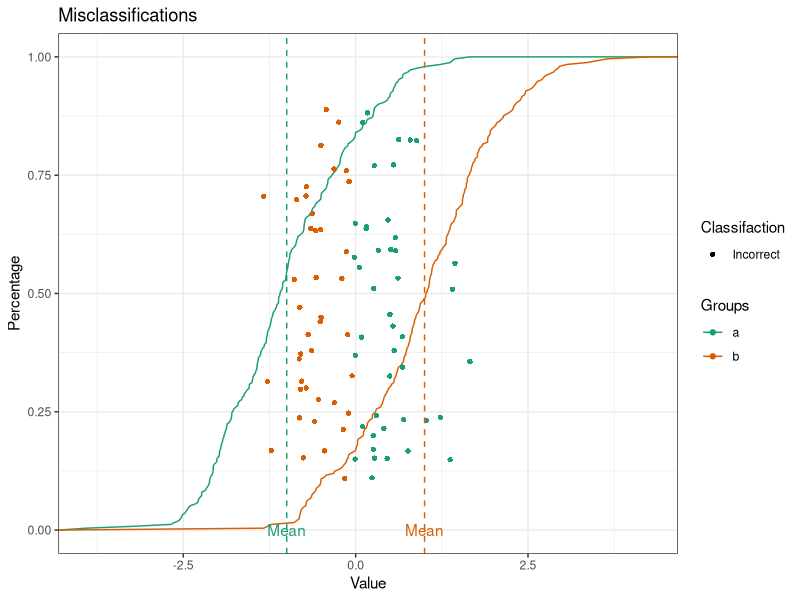

Write the R code that produced this figure.
## ---- chunk 1
library(ggplot2)
library(dplyr)
## ---- chunk 2
cfg <-
  list(
    n = 250,
    sd = 1,
    msd = 3,
    ssd = .1,
    runs = 500,
    a = 0.05)
## ---- chunk 3
simulate_data <- function(n, sd, d) {
  grps <- c('a', 'b')
  t1 <-
    data.frame(
      cat = rep(grps, each = n),
      cont = c(
        rnorm(n = n, mean = 0 - d/2, sd = sd),
        rnorm(n = n, mean = 0 + d/2, sd = sd)))
  t1$cat <- factor(t1$cat, levels = grps)
  t1[sample(1:nrow(t1), size = nrow(t1)),]
}
capture_means <- function(data) {
  data %>%
  group_by(cat) %>%
  summarise(
    mean = mean(cont),
    .groups = 'keep')
}
capture_classification <- function(data) {
  lvls <- levels(data$cat)
  fit <- glm(cat ~ cont, data = data, family = binomial)
  pre <- predict(fit, data, type = 'response')
  data$pre <- ifelse(pre < .5, lvls[1], lvls[2])
  data$res <- ifelse(data$cat == data$pre, 'Correct', 'Incorrect')
  data$res <- factor(data$res, levels = c('Incorrect', 'Correct'))
  data
}
make_empty_results <- function(size) {
  i <- as.integer(NA)
  n <- as.numeric(NA)
  data.frame(
    diff = rep(n, times = size),
    run = rep(i, times = size),
    acc = rep(n, times = size))
}
## ---- chunk 4
set.seed(0)
data <- simulate_data(cfg$n, cfg$sd, 2)
means <- capture_means(data)
data <- capture_classification(data)

p1 <-
  ggplot(data, aes(x = cont, color = cat)) +
  scale_color_brewer(palette = 'Dark2') +
  geom_line(stat = 'ecdf') +
  geom_point(
    data = data[data$res == 'Incorrect', ],
    aes(x = cont, color = cat, y = .5, shape = res),
    position = 'jitter',
    na.rm = T) +
  geom_vline(
    data = means,
    aes(xintercept = mean, color = cat),
    linetype = 'dashed',
    show.legend = F) +
  geom_text(
    data = means,
    aes(x = mean, label = 'Mean', y = 0, color = cat),
    show.legend = F) +
  theme_bw() + 
  labs(
    title = 'Misclassifications',
    x = 'Value',
    y = 'Percentage',
    color = "Groups",
    shape = 'Classifaction')
## ---- chunk 5
plot(p1)
rm(data, means, p1)
## ---- chunk 6
set.seed(0)

diffs <- seq(from = (cfg$sd * cfg$ssd), to = (cfg$sd * cfg$msd), by = (cfg$sd * cfg$ssd))
runs <- seq(from = 1, to = cfg$runs)
results <- make_empty_results(length(diffs) * length(runs))
results_i <- 1

pb <- txtProgressBar(max = nrow(results), style = 3)
for(d in diffs) {
  for(r in runs) {
    data <- simulate_data(cfg$n, cfg$sd, d)
    data <- capture_classification(data)
    results[results_i,] <- list(d, r, 100 * sum(data$res == 'Correct')/nrow(data))
    results_i <- results_i + 1
    setTxtProgressBar(pb, results_i)
    rm(data)
  }
}

close(pb)
rm(diffs, runs, results_i, d, r, pb)
